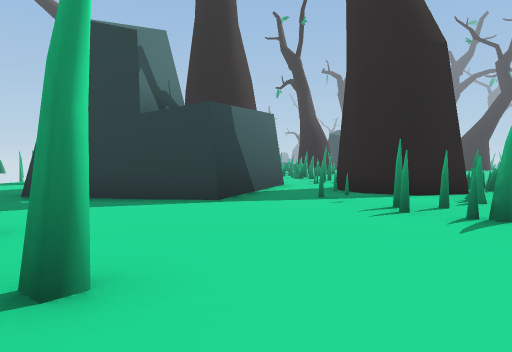
View 1 (above)

24 first-person views from a walk through a 3-D level made in the Unity game engine. The camera is 0.59 m above the floor, tilts 2° down and sees 70° across. The floor is counted in squares, 1 m on a side. Each view is taken from the middle of a square. On the plan, view 1 faces up. The plan holds only what a view shows up to about 10 squares ahead; the rest is blank. The place goes on beyond the plan. The player is left out.

View 2
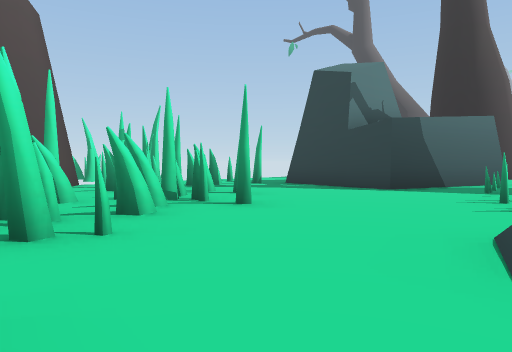

View 3
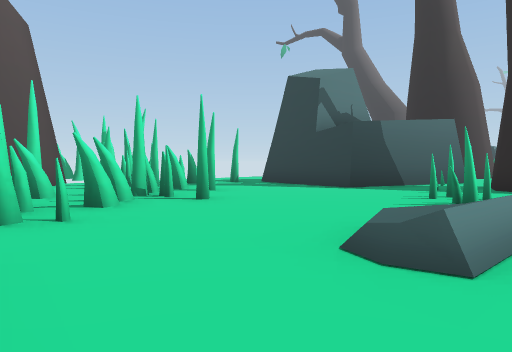

View 4
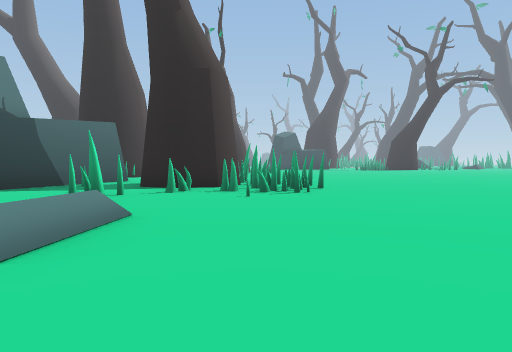

View 5
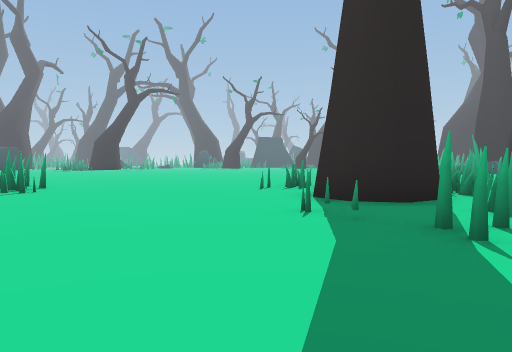

View 6
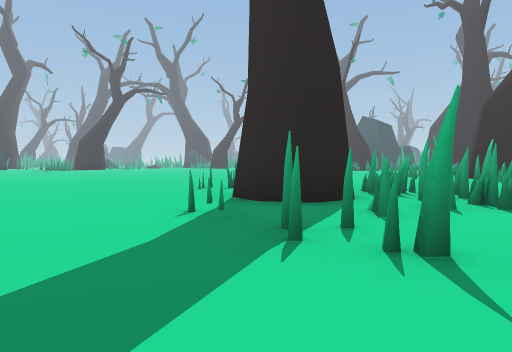

View 7
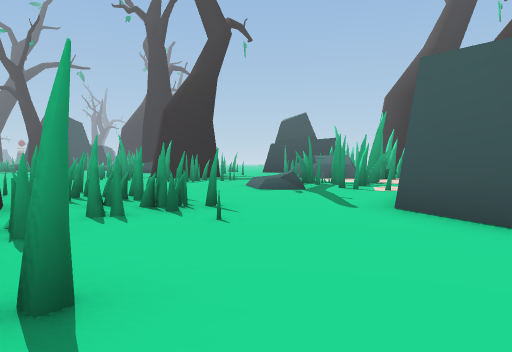

View 8
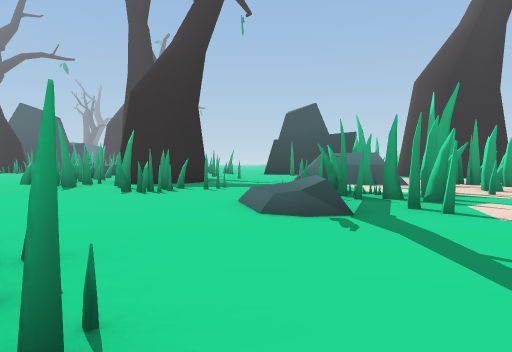

View 9
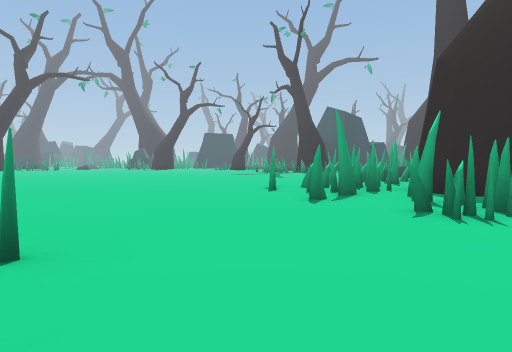

View 10
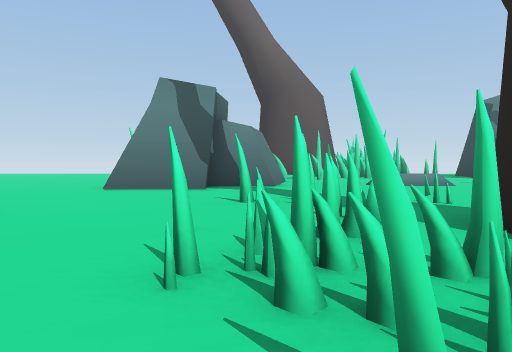

View 11
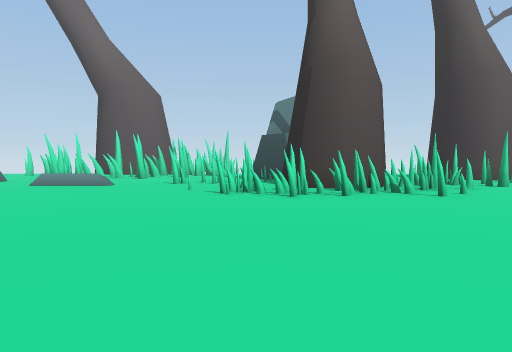

View 12
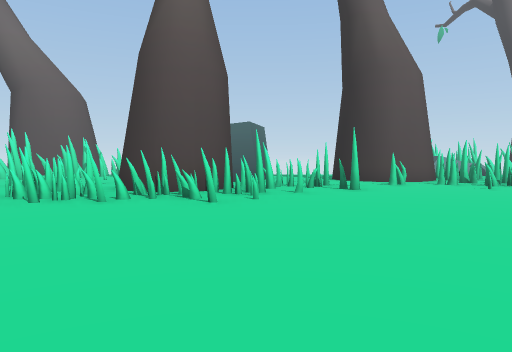

View 13
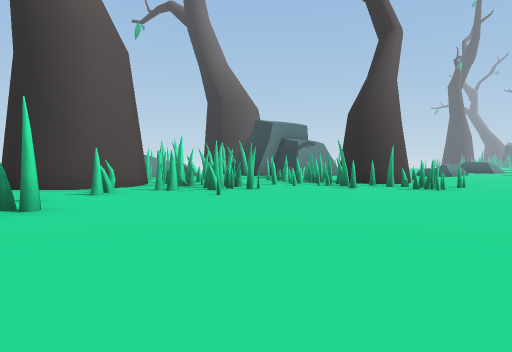

View 14
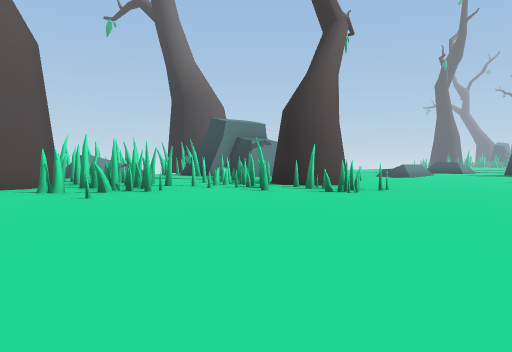

View 15
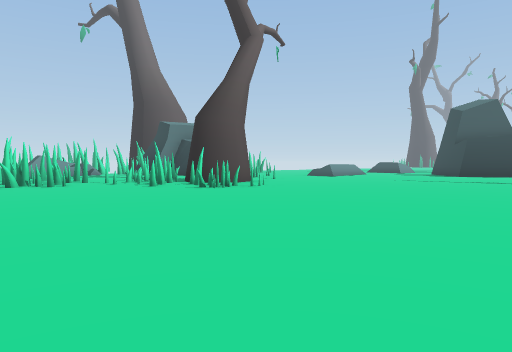

View 16
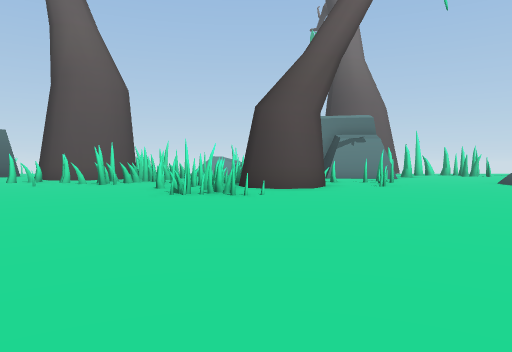

View 17
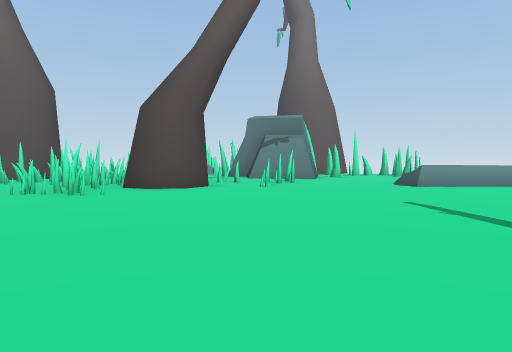

View 18
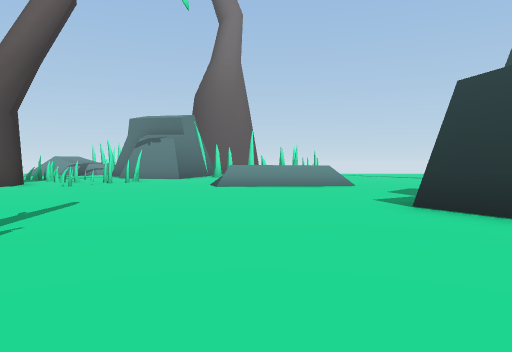

View 19
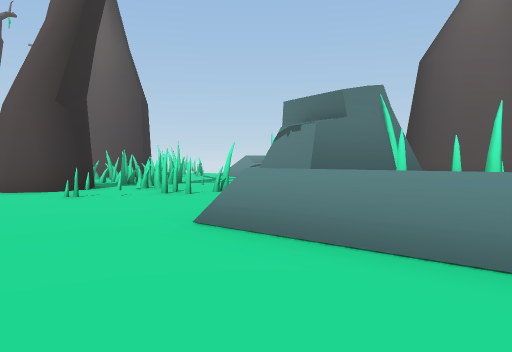

View 20
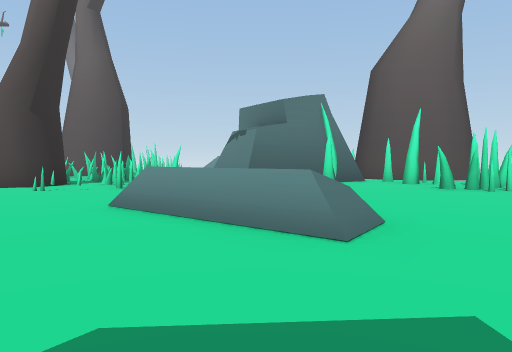

View 21
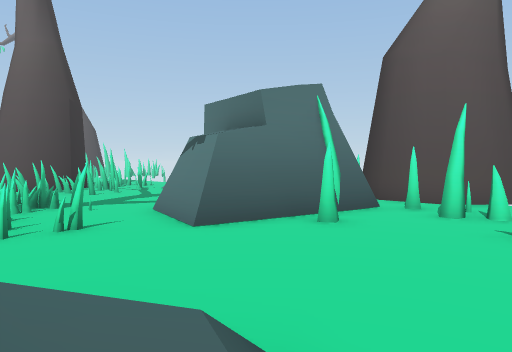

View 22
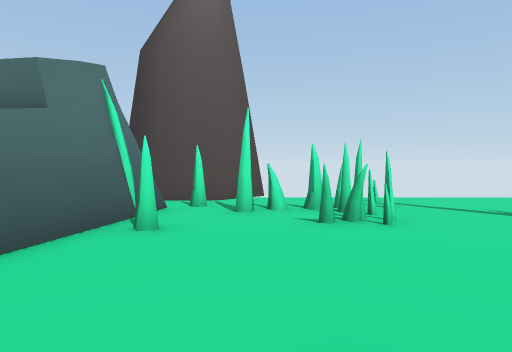

View 23
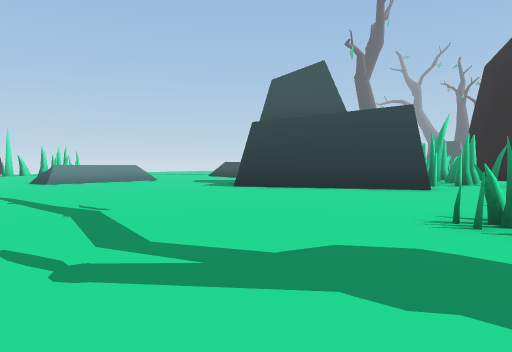

View 24
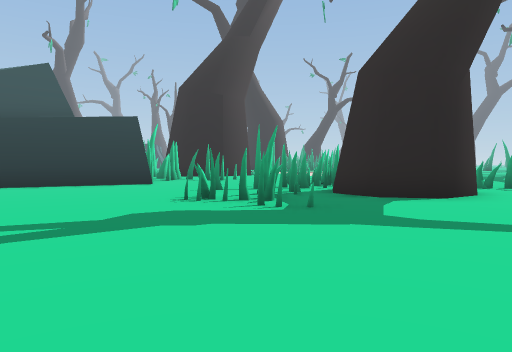

### Floor plan
Key: @ floor where view 1 was taken; # wall or solid block; x gap in a wall; . floor; / step, stairs or slope; = window, fence, low wall or low ledge.
Columns run from 8 left of view 1 to 20 right of it. Each row starts with its distance up from view 1.
 34  ....               ..
 33  ......    ....   ###.. =#
 32  ..#............###....###  =
 31    ###...../...........###  .
 30  ..x......//...........#=###.
 29 #..#......=//.........##....
 28 ##.x......./=..........#=...
 27  #.####....................
 26  #  ####..................
 25        #.##...............
 24        #..#==............
 23        #=.=#.........  .
 22         #####........
 21            ##.=.......
 20           #####......
 19           #=#........
 18           #=.........
 17          #=#..........
 16         ###=..........
 15         #.x...........
 14        ##.#...........
 13       ##...........
 12           ..#......
 11           ####......
 10         ##=###=......
  9         ######=.....
  8         #=# ###......  ..
  7    .## ########......  ...
  6     .###.=#=##=....... ....
  5     ......##.=#......  .....
  4    #......#.........  .......
  3  ######...........=#= ......#
  2      ###.../.......#  .....==
  1   #####....=......## ......##
  0   # .###@..=....=####=......#
 -1       ###......==####.....=##
 -2         .......#####=.....##.
 -3            #...#..=##.....#=.
 -4            ##..........==....
 -5             #.........===#==
 -6             #.....##..######
 -7            ......##   =#
 -8            ....

Positions as (right, up) in squares from view 1, and headings:
1: (0, 0), facing up
2: (3, -2), facing up-left
3: (4, -2), facing up-left
4: (5, -2), facing up
5: (4, -3), facing up-right
6: (5, -4), facing up-right
7: (6, -4), facing right
8: (10, -4), facing right
9: (13, -3), facing up-right
10: (13, -3), facing left
11: (13, 6), facing left
12: (12, 10), facing left
13: (9, 11), facing up-left
14: (10, 13), facing up-left
15: (13, 14), facing up-left
16: (13, 21), facing left
17: (13, 24), facing left
18: (13, 29), facing left
19: (6, 31), facing down-left
20: (6, 33), facing down-left
21: (3, 31), facing down-left
22: (3, 29), facing left
23: (15, 25), facing up-left
24: (15, 23), facing up
